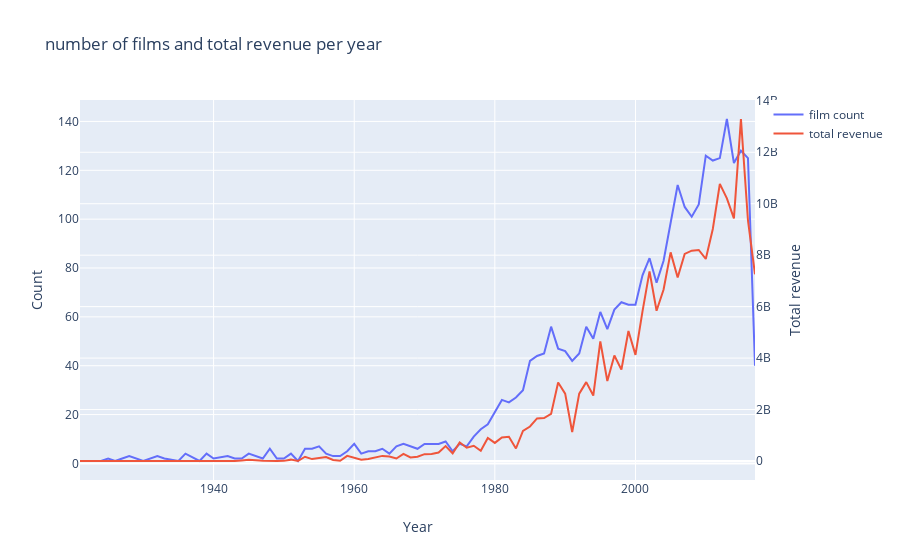

Notebook source saved alongside this figure:
### Markdown cell above
### Task 6: Number of Films and Revenue Per Year

### Code cell
d1 = train['release_date_year'].value_counts().sort_index()
d2 = train.groupby(['release_date_year'])['revenue'].sum()

data = [go.Scatter(x=d1.index, y=d1.values, name='film count'),
       go.Scatter(x=d2.index, y=d2.values, name='total revenue', yaxis='y2')]

layout = go.Layout(dict(title = 'number of films and total revenue per year',
                       xaxis = dict(title = 'Year'),
                       yaxis = dict(title = 'Count'),
                       yaxis2 = dict(title='Total revenue', overlaying='y', side='right')),
                  legend = dict(orientation='v'))
py.iplot(dict(data=data, layout=layout))
